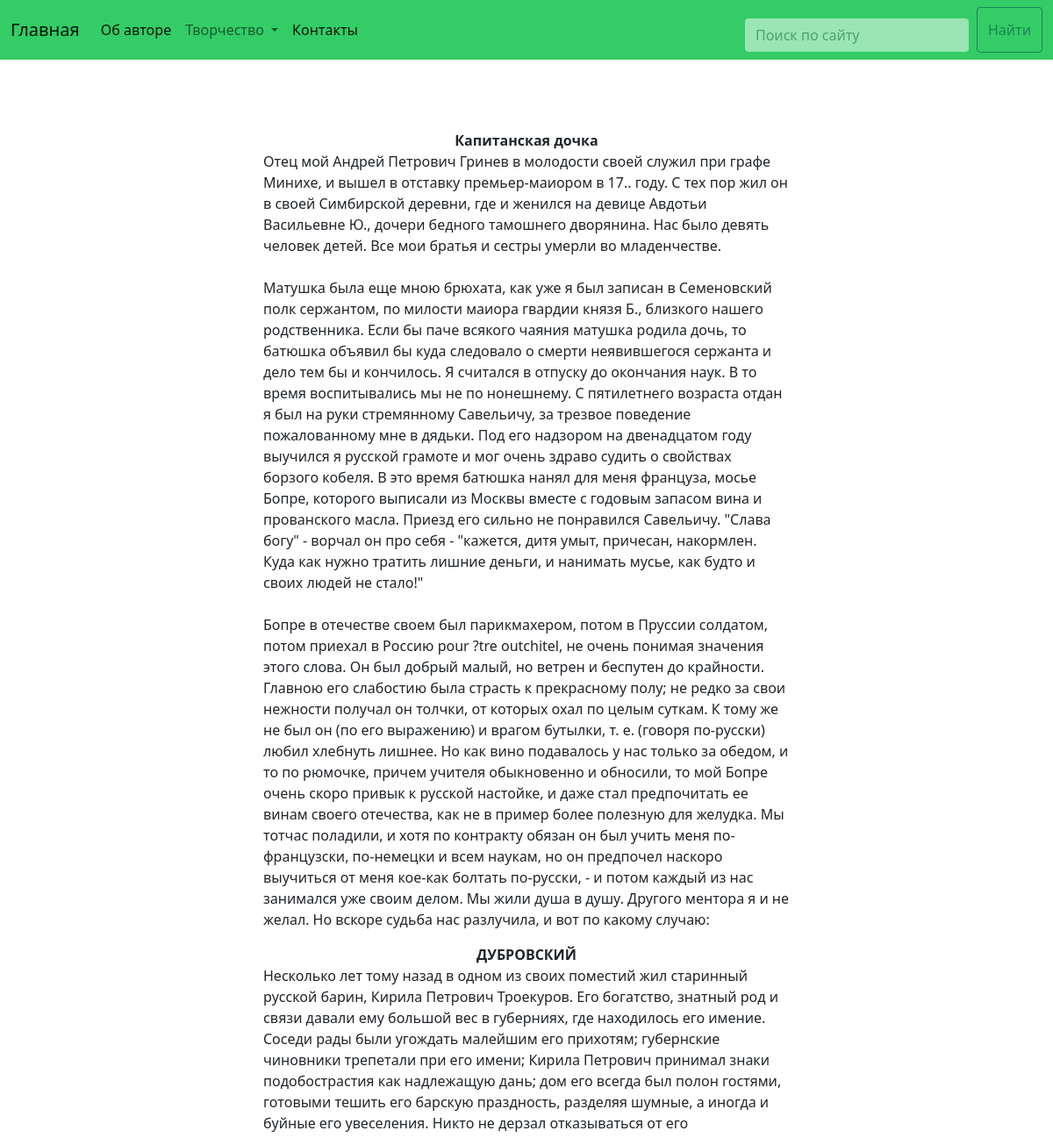
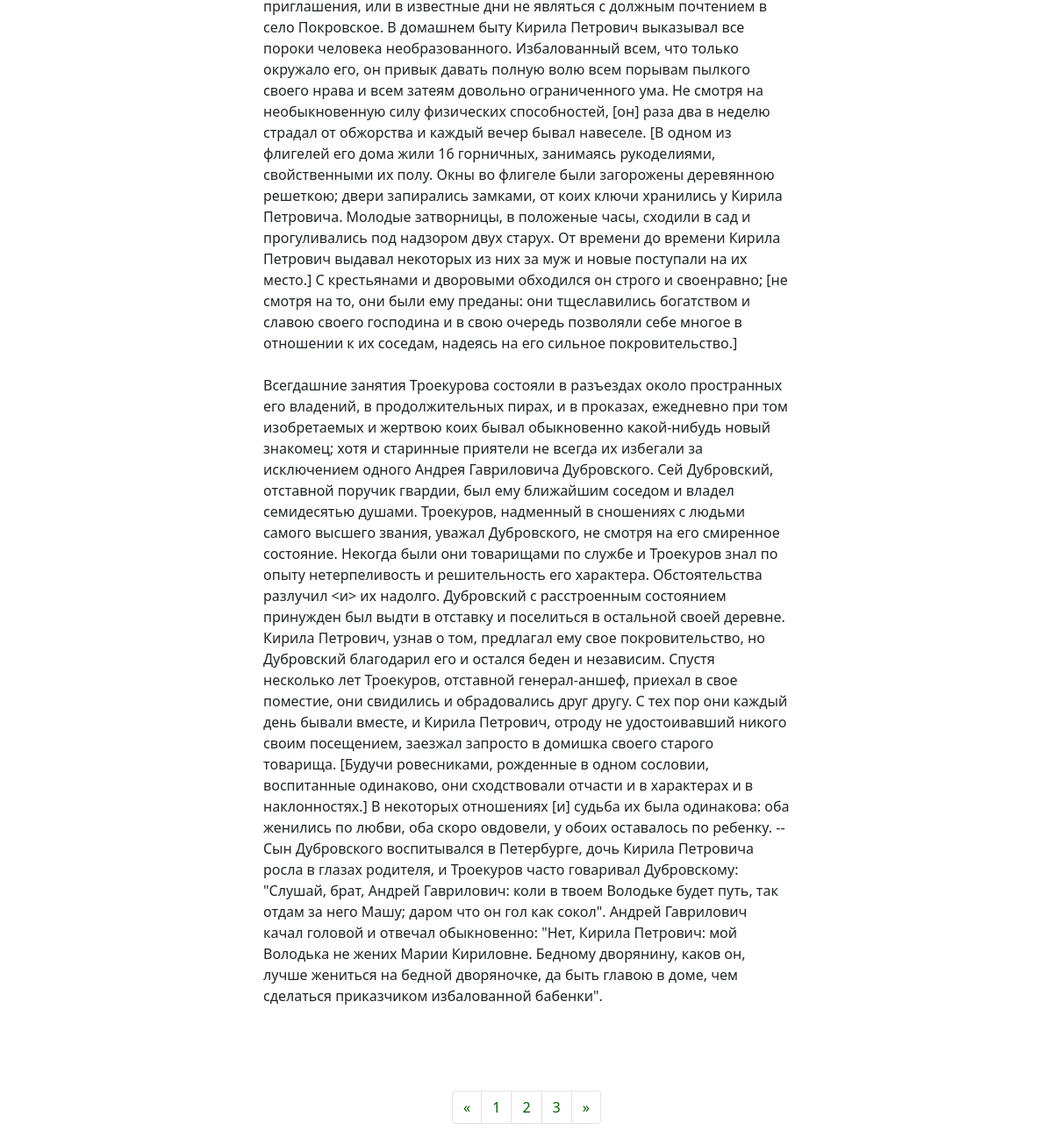
Page /poems on the committed database (2 pictures, top to bottom).
### tables this page shows
CREATE TABLE `poems` (
  `id` int(11) NOT NULL,
  `title` varchar(255) NOT NULL,
  `article` text NOT NULL
);

### config/routes.php (called while the page is built)
<?php
return array (
'newcomposition'=>'newcomposition/index',
'add'=>'add/index',
'update/([0-9]+)'=>'update/index/$1',
'edit/([0-9]+)'=>'edit/index/$1',
'editing/([0-9]+)'=>'editing/index/$1',
'editingup/([0-9]+)'=>'editingup/index/$1',
'delete/([0-9]+)'=>'delete/index/$1',
'deleteprose/([0-9]+)'=>'deleteprose/index/$1',
'prose/([0-9]+)'=>'prose/page/$1',
'poems/([0-9]+)'=>'poems/page/$1',
'prose'=>'prose/index',
'poems'=>'poems/index',
'cabinet'=>'cabinet/index',
'contact'=>'contact/index',
'about'=>'about/index',
'admin'=>'admin/index',
'login'=>'login/index',
 'main'=>'main/index',
''=>'main/index',
);

### controllers/PoemsController.php (called while the page is built, shortened)
<?php
class PoemsController
{
    public function actionIndex()
    {
    $poemscount = Poems::getcount();
    $poems = Poems::getpoems();
    return require_once(ROOT . '/views/poems.php');
    }
}

### index.php (called while the page is built, shortened)
<?php
$a = new Router();
$a->Run();
?>

### models/poems.php (called while the page is built, shortened)
<?php
class Poems
{
  public static function getcount() {
    $pagecount = 2;
    $db = Db::getConnection();
    $sql = "SELECT * FROM poems";
    $query = $db->query($sql);
    $rowcount = $query->fetchAll(PDO::FETCH_ASSOC);
    $rowcounter = count($rowcount);
    return $counter = ceil($rowcounter/$pagecount);
 }
   public static function getpoems()
   {
    $db = Db::getConnection();
    $sql = "SELECT * FROM poems ORDER BY id DESC LIMIT 0, 2";
    $query = $db->query($sql);
    return $row = $query->fetchAll(PDO::FETCH_ASSOC);
   }
}

### views/poems.php (the view, shortened to what this page needs)
<?php require_once ROOT . '/views/layouts/header.php'; ?>
<div class="containerItem justify-content-center align-items-center">
 <?php foreach($poems as $poemsItem): ?>
 <p class="title" style="font-weight: bold;"><?php echo $poemsItem['title']; ?></p>
 <p class="article" ><?php echo nl2br($poemsItem['article']); ?></p>
 <?php endforeach; ?>
 </div>
<nav aria-label="Page navigation example">
<ul class="pagination justify-content-center">
    <li class="page-item">
      <a class="page-link" style="pointer-events:<?php
    if($pagecount == 0 || $pagecount == 1)
    {
        echo 'none';
    }
    ?>"
    href="<?php
       echo $pagecount = $pagecount - 1;
        ?>" aria-label="Previous">
        <span aria-hidden="true" style="color:darkgreen" >&laquo;</span>
      </a>
    </li>
    <?php for($i=1; $i<=$poemscount; $i++): ?>
    <li class="page-item"><a class="page-link" style="color:darkgreen;" href="<?php echo '/poems/'.$i; ?>"><?php echo $i; ?></a></li>
    <?php endfor; ?>
    <li class="page-item">
      <a class="page-link" style="pointer-events:
      <?php
 if(intval(substr($_SERVER['REQUEST_URI'], -1))== $poemscount || intval(substr($_SERVER['REQUEST_URI'], -1)) == 0) {
      echo 'none';
    }
    ?>"
    href="<?php
 $b = intval(substr($_SERVER['REQUEST_URI'], -1));
        echo $b + 1;
        ?>
        " aria-label="Next">
        <span aria-hidden="true" style="color:darkgreen">&raquo;</span>
      </a>
    </li>
  </ul>
<?php require_once ROOT . '/views/layouts/footer.php'; ?>

### components/Router.php (shortened to what this page needs)
<?php
class Router
{
private $routes;
	public function __construct()
	{
	    $routesPath = ROOT . '/config/routes.php';
	    $this->routes = include($routesPath);
	}
	private function getUri()
	{
	    if(!empty($_SERVER['REQUEST_URI'])) {
	        return trim($_SERVER['REQUEST_URI'], '/');
	    }
	}
	public function Run()
	{
	    $uri = $this->getUri();
	   foreach($this->routes as $k => $v)
	   {
		   if(preg_match("~$k~", $uri))
		   {
			   $internalRoute = preg_replace("~$k~", $v, $uri);
			   $segments = explode('/', $internalRoute);
			   $controllerName = array_shift($segments) . 'Controller';
			   $actionName = 'action' . ucfirst(array_shift($segments));
			   $parameters = $segments;
			   $controllerObject = new $controllerName();
			   $result = call_user_func_array(array($controllerObject, $actionName), $parameters);
			   if($result != null) {
				   break;
			   }
		   }
	   }
	}
}

### views/layouts/header.php (shortened to what this page needs)
<!DOCTYPE html>
<html lang="en">
<head>
  <link href="https://cdn.jsdelivr.net/npm/bootstrap@5.0.0-beta2/dist/css/bootstrap.min.css" rel="stylesheet">
  <link rel="stylesheet" type="text/css" href="../template/css/style.css">
</head>
<body>
  <nav class="navbar navbar-expand-lg navbar-light">
    <div class="container-fluid">
      <a class="navbar-brand" href="/main">Главная</a>
      <div class="collapse navbar-collapse" id="navbarSupportedContent">
        <ul class="navbar-nav me-auto mb-2 mb-lg-0">
          <li class="nav-item">
            <a class="nav-link active" aria-current="page" href="/about">Об авторе</a>
          </li>
          <li class="nav-item dropdown">
            <a class="nav-link dropdown-toggle" href="#" id="navbarDropdown" role="button" data-bs-toggle="dropdown" aria-expanded="false">
              Творчество
            </a>
          </li>
          <li class="nav-item">
            <a class="nav-link active" aria-current="page" href="/contact">Контакты</a>
          </li>
        </ul>
        <form class="d-flex">
          <input class="form-control me-2" type="search" placeholder="Поиск по сайту" aria-label="Search">
          <button class="btn btn-outline-success" type="submit">Найти</button>
        </form>
      </div>
    </div>
  </nav>

### views/layouts/footer.php (shortened to what this page needs)
</body>
</html>

### template/css/style.css (style rules this page uses)
.navbar-light { background-color: #33CC66; }
.form-control { border-color:#33CC66; }
input, textarea, select { border-color:#181788; border-width: 0.5px; border-style: solid; opacity: 0.5; margin-top: 1.5vh; border-radius: 5px; }
input { height: 5vh; }
.containerItem { display: flex; flex-direction: column; margin: 10vh auto; width: 50vw; }
.title { margin: 0 auto; }

### rows in the picture
poems: title "Капитанская дочка", article "Отец мой Андрей Петрович Гринев в молодости своей служил при графе Минихе, и вышел в отставку премьер-маиором в 17.. году. С тех пор жил он в своей Симбирской деревни, где и женился на девице Авдотьи Васильевне Ю., дочери бедного тамошнего дворянина. Нас было девять человек детей. Все мои братья и сестры умерли во младенчестве. Матушка была еще мною брюхата, как уже я был записан в Семеновский полк сержантом, по милости маиора гвардии князя Б., близкого нашего родственника. Если бы паче всякого чаяния матушка родила дочь, то батюшка объявил бы куда следовало о смерти неявившегося сержанта и дело тем бы и кончилось. Я считался в отпуску до окончания наук. В то время воспитывались мы не по…"
poems: title "ДУБРОВСКИЙ", article "Несколько лет тому назад в одном из своих поместий жил старинный русской барин, Кирила Петрович Троекуров. Его богатство, знатный род и связи давали ему большой вес в губерниях, где находилось его имение. Соседи рады были угождать малейшим его прихотям; губернские чиновники трепетали при его имени; Кирила Петрович принимал знаки подобострастия как надлежащую дань; дом его всегда был полон гостями, готовыми тешить его барскую праздность, разделяя шумные, а иногда и буйные его увеселения. Никто не дерзал отказываться от его приглашения, или в известные дни не являться с должным почтением в село Покровское. В домашнем быту Кирила Петрович выказывал все пороки человека необразованного.…"
